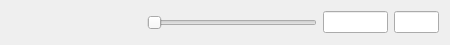
<?xml version="1.0" encoding="UTF-8"?>
<ui version="4.0">
 <class>PlaybackWidget</class>
 <widget class="QWidget" name="PlaybackWidget">
  <property name="geometry">
   <rect>
    <x>0</x>
    <y>0</y>
    <width>450</width>
    <height>45</height>
   </rect>
  </property>
  <property name="sizePolicy">
   <sizepolicy hsizetype="MinimumExpanding" vsizetype="Fixed">
    <horstretch>0</horstretch>
    <verstretch>0</verstretch>
   </sizepolicy>
  </property>
  <property name="minimumSize">
   <size>
    <width>450</width>
    <height>45</height>
   </size>
  </property>
  <property name="windowTitle">
   <string>Form</string>
  </property>
  <layout class="QHBoxLayout" name="horizontalLayout">
   <item>
    <widget class="QToolButton" name="buttonBeginning">
     <property name="toolTip">
      <string>Goto beginning of playback</string>
     </property>
     <property name="text">
      <string/>
     </property>
     <property name="icon">
      <iconset resource="../qtWidgets.qrc">
       <normaloff>:/icons/button-beginning.png</normaloff>:/icons/button-beginning.png</iconset>
     </property>
     <property name="iconSize">
      <size>
       <width>20</width>
       <height>20</height>
      </size>
     </property>
     <property name="autoRaise">
      <bool>true</bool>
     </property>
    </widget>
   </item>
   <item>
    <widget class="QToolButton" name="buttonReverse">
     <property name="toolTip">
      <string>Playback simulation/plan in reverse</string>
     </property>
     <property name="text">
      <string/>
     </property>
     <property name="icon">
      <iconset resource="../qtWidgets.qrc">
       <normaloff>:/icons/button-reverse.png</normaloff>:/icons/button-reverse.png</iconset>
     </property>
     <property name="iconSize">
      <size>
       <width>20</width>
       <height>20</height>
      </size>
     </property>
     <property name="autoRaise">
      <bool>true</bool>
     </property>
    </widget>
   </item>
   <item>
    <widget class="QToolButton" name="buttonPause">
     <property name="toolTip">
      <string>Pause playback</string>
     </property>
     <property name="text">
      <string/>
     </property>
     <property name="icon">
      <iconset resource="../qtWidgets.qrc">
       <normaloff>:/icons/button-pause.png</normaloff>:/icons/button-pause.png</iconset>
     </property>
     <property name="iconSize">
      <size>
       <width>20</width>
       <height>20</height>
      </size>
     </property>
     <property name="autoRaise">
      <bool>true</bool>
     </property>
    </widget>
   </item>
   <item>
    <widget class="QToolButton" name="buttonPlay">
     <property name="toolTip">
      <string>Playback the simulation/plan</string>
     </property>
     <property name="text">
      <string/>
     </property>
     <property name="icon">
      <iconset resource="../qtWidgets.qrc">
       <normaloff>:/icons/button-play.png</normaloff>:/icons/button-play.png</iconset>
     </property>
     <property name="iconSize">
      <size>
       <width>20</width>
       <height>20</height>
      </size>
     </property>
     <property name="autoRaise">
      <bool>true</bool>
     </property>
    </widget>
   </item>
   <item>
    <widget class="QSlider" name="sliderMain">
     <property name="orientation">
      <enum>Qt::Horizontal</enum>
     </property>
    </widget>
   </item>
   <item>
    <widget class="QLineEdit" name="editSimTime">
     <property name="enabled">
      <bool>true</bool>
     </property>
     <property name="sizePolicy">
      <sizepolicy hsizetype="Fixed" vsizetype="Fixed">
       <horstretch>0</horstretch>
       <verstretch>0</verstretch>
      </sizepolicy>
     </property>
     <property name="maximumSize">
      <size>
       <width>65</width>
       <height>16777215</height>
      </size>
     </property>
     <property name="readOnly">
      <bool>true</bool>
     </property>
    </widget>
   </item>
   <item>
    <widget class="QLineEdit" name="editSimRelTime">
     <property name="maximumSize">
      <size>
       <width>45</width>
       <height>16777215</height>
      </size>
     </property>
     <property name="readOnly">
      <bool>true</bool>
     </property>
    </widget>
   </item>
  </layout>
 </widget>
 <resources>
  <include location="../qtWidgets.qrc"/>
 </resources>
 <connections/>
</ui>
